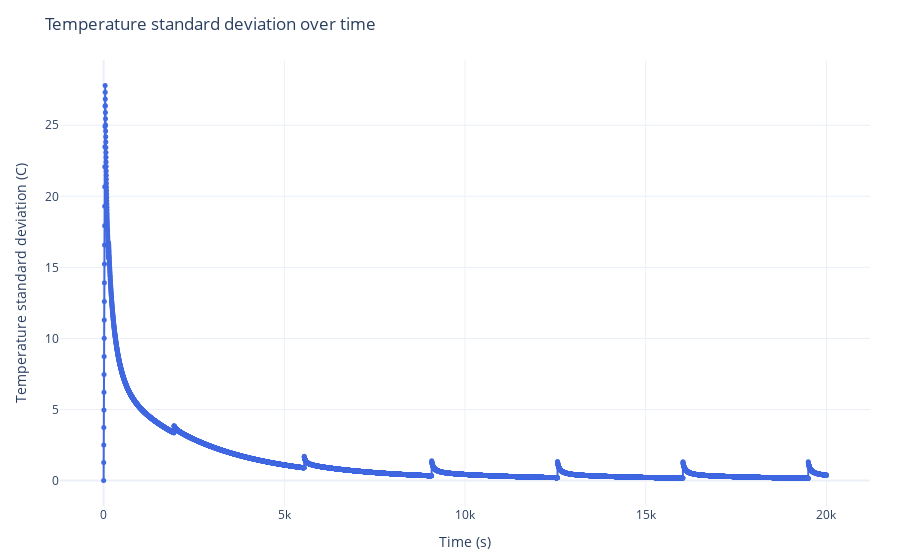

Notebook cell for this chart:
### Code cell
import pickle
from pathlib import Path

project_root = Path.cwd().resolve()
if not (project_root / "pipeline").exists():
    for parent in project_root.parents:
        if (parent / "pipeline").exists():
            project_root = parent
            break

pkl_path = project_root / "data/Q1/figures/sd_temperature.pkl"

with pkl_path.open("rb") as f:
    fig = pickle.load(f)

fig

### Figure 1 — Plotly figure (JSON) as saved in the notebook; plotly's stock layout.template omitted (floating-point values rounded to 4 significant figures; data arrays with more than 128 entries replaced by an {"elided": "..."} marker saying what was removed)
{"data": [{"line": {"color": "royalblue", "width": 2}, "marker": {"size": 5}, "mode": "lines+markers", "name": "Temperature standard deviation", "type": "scatter", "x": {"elided": "10000 int values"}, "y": {"elided": "10000 float values"}}], "layout": {"margin": {"b": 50, "l": 60, "r": 30, "t": 60}, "title": {"text": "Temperature standard deviation over time"}, "xaxis": {"title": {"text": "Time (s)"}}, "yaxis": {"title": {"text": "Temperature standard deviation (C)"}}}}
